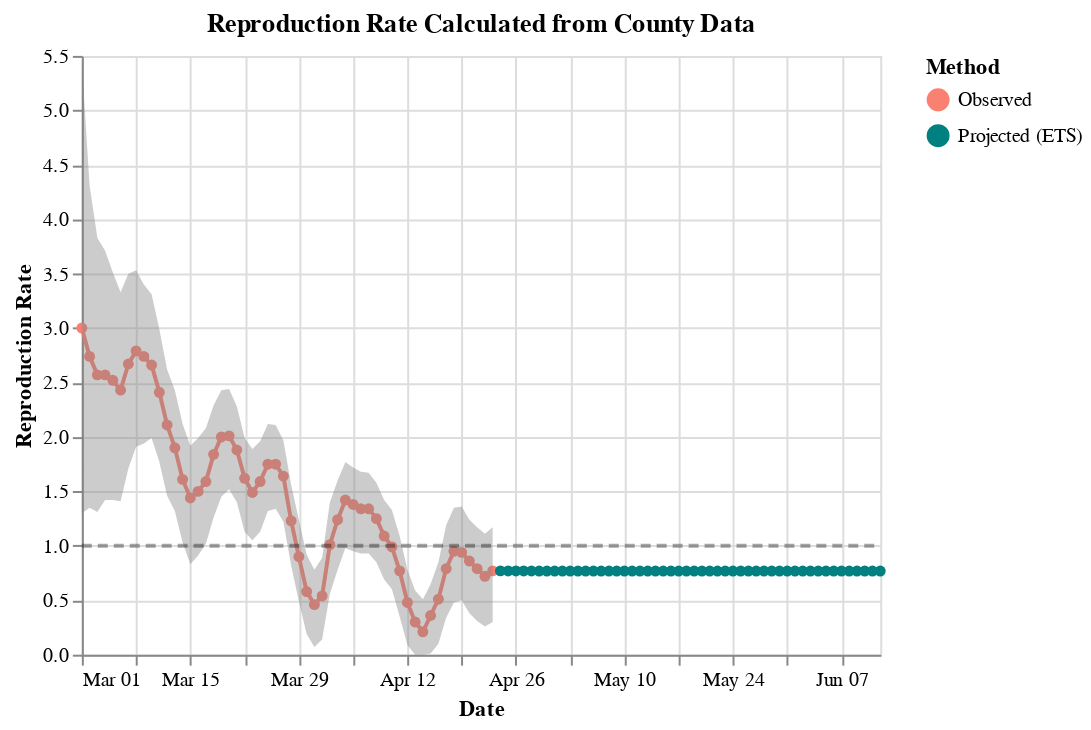

Notebook source saved alongside this figure:
### Code cell
DATE_FORMAT = "%b %d"
y_scale = alt.Scale(
#    domain = (0, 40),
#    clamp = True,
)

d = nyc.copy()

# Zero cases where we have forecast
d.ML.loc[d.fcst==1] = np.nan
# Zero infected where we have actuals
d.prd_ets.loc[d.fcst==0] = np.nan

# Rename columns
pcn = {
 'date':'Date',
 'ML':'Observed',
 'Low_75':'Low_75',
 'High_75':'High_75',
 'cases':'cases',
 'smoothed':'SmoothedDailyCases',
 'fcst':'fcst',
 'prd_ets':'Projected (ETS)',
 's':'Susceptible',
 'i':'Infected',
 'r':'Recovered'
}
d = d.rename(columns=pcn)
d["one"] = 1

# Lines and points
x = dict(shorthand="Date:T", title="Date", axis=alt.Axis(format=(DATE_FORMAT)))
y = dict(shorthand="Fit:Q", title="Reproduction Rate", scale=y_scale)
plot_columns = ["Observed", "Projected (ETS)"]
color = alt.Color("Method:N", 
                  scale=alt.Scale(domain=plot_columns,
                                  range=["salmon", "teal"]))

p2a = (
    alt.Chart(data = d, title = "Reproduction Rate Calculated from County Data")
    .transform_fold(fold=plot_columns, as_=["Method", "Fit"])
    .encode(x=alt.X(**x), y=alt.Y(**y), color=color)
    .mark_line(point=True)
)


# Confidence bands
x = dict(shorthand="Date:T")
y = dict(shorthand="Low_75:Q")
y2 = dict(shorthand="High_75:Q")
color = alt.Color("Method:N",
                  scale=alt.Scale(range=["gray"]))
p2b = (
    alt.Chart(data = d)
    .mark_area(opacity=0.4, color='gray')
    .encode(x="Date:T", y="Low_75:Q", y2="High_75:Q") 
)

# Dashed Line
p2_dash = (
        alt.Chart(data = d)
        .encode(x=alt.X(**x), y=alt.Y("one:Q"))
        .mark_line(color="black", opacity=0.35, size=2, strokeDash=[5,3])
)

p2 = (
    alt.layer(p2a, p2b, p2_dash)
)

alt.vconcat(p2)

### Figure 1 — Vega-Lite specification as saved in the notebook (floating-point values rounded to 4 significant figures)
{"config": {"view": {"continuousWidth": 400, "continuousHeight": 300}}, "vconcat": [{"layer": [{"mark": {"type": "line", "point": true}, "encoding": {"color": {"type": "nominal", "field": "Method", "scale": {"domain": ["Observed", "Projected (ETS)"], "range": ["salmon", "teal"]}}, "x": {"type": "temporal", "axis": {"format": "%b %d"}, "field": "Date", "title": "Date"}, "y": {"type": "quantitative", "field": "Fit", "scale": {}, "title": "Reproduction Rate"}}, "title": "Reproduction Rate Calculated from County Data", "transform": [{"fold": ["Observed", "Projected (ETS)"], "as": ["Method", "Fit"]}]}, {"mark": {"type": "area", "color": "gray", "opacity": 0.4}, "encoding": {"x": {"type": "temporal", "field": "Date"}, "y": {"type": "quantitative", "field": "Low_75"}, "y2": {"field": "High_75"}}}, {"mark": {"type": "line", "color": "black", "opacity": 0.35, "size": 2, "strokeDash": [5, 3]}, "encoding": {"x": {"type": "temporal", "field": "Date"}, "y": {"type": "quantitative", "field": "one"}}}]}], "data": {"name": "data-e214477e1e3e35f19243e97f12341f03"}, "$schema": "https://vega.github.io/schema/vega-lite/v4.8.1.json", "datasets": {"data-e214477e1e3e35f19243e97f12341f03": [{"Date": "2020-03-01T00:00:00", "Observed": 3.0, "Low_75": 1.3, "High_75": 5.44, "cases": 7.0, "SmoothedDailyCases": 6.0, "fcst": 0.0, "Projected (ETS)": null, "Susceptible": null, "Infected": null, "Recovered": null, "one": 1}, {"Date": "2020-03-02T00:00:00", "Observed": 2.74, "Low_75": 1.35, "High_75": 4.31, "cases": 4.0, "SmoothedDailyCases": 7.0, "fcst": 0.0, "Projected (ETS)": null, "Susceptible": null, "Infected": null, "Recovered": null, "one": 1}, {"Date": "2020-03-03T00:00:00", "Observed": 2.57, "Low_75": 1.31, "High_75": 3.83, "cases": 7.0, "SmoothedDailyCases": 8.0, "fcst": 0.0, "Projected (ETS)": null, "Susceptible": null, "Infected": null, "Recovered": null, "one": 1}, {"Date": "2020-03-04T00:00:00", "Observed": 2.57, "Low_75": 1.42, "High_75": 3.71, "cases": 11.0, "SmoothedDailyCases": 10.0, "fcst": 0.0, "Projected (ETS)": null, "Susceptible": 2253000.0, "Infected": 27.5, "Recovered": 0.0, "one": 1}, {"Date": "2020-03-05T00:00:00", "Observed": 2.52, "Low_75": 1.42, "High_75": 3.51, "cases": 19.0, "SmoothedDailyCases": 12.0, "fcst": 0.0, "Projected (ETS)": null, "Susceptible": 2253000.0, "Infected": 30.58, "Recovered": 1.964, "one": 1}, {"Date": "2020-03-06T00:00:00", "Observed": 2.43, "Low_75": 1.41, "High_75": 3.33, "cases": 7.0, "SmoothedDailyCases": 14.0, "fcst": 0.0, "Projected (ETS)": null, "Susceptible": 2253000.0, "Infected": 34.01, "Recovered": 4.149, "one": 1}, {"Date": "2020-03-07T00:00:00", "Observed": 2.67, "Low_75": 1.71, "High_75": 3.5, "cases": 13.0, "SmoothedDailyCases": 20.0, "fcst": 0.0, "Projected (ETS)": null, "Susceptible": 2253000.0, "Infected": 37.71, "Recovered": 6.578, "one": 1}, {"Date": "2020-03-08T00:00:00", "Observed": 2.79, "Low_75": 1.91, "High_75": 3.53, "cases": 19.0, "SmoothedDailyCases": 27.0, "fcst": 0.0, "Projected (ETS)": null, "Susceptible": 2253000.0, "Infected": 41.56, "Recovered": 9.272, "one": 1}, {"Date": "2020-03-09T00:00:00", "Observed": 2.74, "Low_75": 1.94, "High_75": 3.4, "cases": 26.0, "SmoothedDailyCases": 34.0, "fcst": 0.0, "Projected (ETS)": null, "Susceptible": 2253000.0, "Infected": 46.52, "Recovered": 12.24, "one": 1}, {"Date": "2020-03-10T00:00:00", "Observed": 2.66, "Low_75": 1.99, "High_75": 3.31, "cases": 74.0, "SmoothedDailyCases": 42.0, "fcst": 0.0, "Projected (ETS)": null, "Susceptible": 2253000.0, "Infected": 52.46, "Recovered": 15.56, "one": 1}, {"Date": "2020-03-11T00:00:00", "Observed": 2.41, "Low_75": 1.77, "High_75": 2.99, "cases": 44.0, "SmoothedDailyCases": 47.0, "fcst": 0.0, "Projected (ETS)": null, "Susceptible": 2253000.0, "Infected": 58.98, "Recovered": 19.31, "one": 1}, {"Date": "2020-03-12T00:00:00", "Observed": 2.11, "Low_75": 1.46, "High_75": 2.62, "cases": 36.0, "SmoothedDailyCases": 49.0, "fcst": 0.0, "Projected (ETS)": null, "Susceptible": 2253000.0, "Infected": 65.98, "Recovered": 23.52, "one": 1}, {"Date": "2020-03-13T00:00:00", "Observed": 1.9, "Low_75": 1.32, "High_75": 2.43, "cases": 58.0, "SmoothedDailyCases": 51.0, "fcst": 0.0, "Projected (ETS)": null, "Susceptible": 2253000.0, "Infected": 72.62, "Recovered": 28.24, "one": 1}, {"Date": "2020-03-14T00:00:00", "Observed": 1.61, "Low_75": 1.03, "High_75": 2.12, "cases": 60.0, "SmoothedDailyCases": 49.0, "fcst": 0.0, "Projected (ETS)": null, "Susceptible": 2253000.0, "Infected": 78.38, "Recovered": 33.42, "one": 1}, {"Date": "2020-03-15T00:00:00", "Observed": 1.44, "Low_75": 0.83, "High_75": 1.92, "cases": 32.0, "SmoothedDailyCases": 48.0, "fcst": 0.0, "Projected (ETS)": null, "Susceptible": 2253000.0, "Infected": 83.42, "Recovered": 39.02, "one": 1}, {"Date": "2020-03-16T00:00:00", "Observed": 1.5, "Low_75": 0.91, "High_75": 1.99, "cases": 68.0, "SmoothedDailyCases": 53.0, "fcst": 0.0, "Projected (ETS)": null, "Susceptible": 2253000.0, "Infected": 87.05, "Recovered": 44.98, "one": 1}, {"Date": "2020-03-17T00:00:00", "Observed": 1.59, "Low_75": 1.02, "High_75": 2.08, "cases": 29.0, "SmoothedDailyCases": 60.0, "fcst": 0.0, "Projected (ETS)": null, "Susceptible": 2253000.0, "Infected": 89.79, "Recovered": 51.2, "one": 1}, {"Date": "2020-03-18T00:00:00", "Observed": 1.84, "Low_75": 1.26, "High_75": 2.29, "cases": 45.0, "SmoothedDailyCases": 74.0, "fcst": 0.0, "Projected (ETS)": null, "Susceptible": 2253000.0, "Infected": 92.99, "Recovered": 57.61, "one": 1}, {"Date": "2020-03-19T00:00:00", "Observed": 2.0, "Low_75": 1.45, "High_75": 2.43, "cases": 130.0, "SmoothedDailyCases": 90.0, "fcst": 0.0, "Projected (ETS)": null, "Susceptible": 2253000.0, "Infected": 96.91, "Recovered": 64.25, "one": 1}, {"Date": "2020-03-20T00:00:00", "Observed": 2.01, "Low_75": 1.52, "High_75": 2.44, "cases": 101.0, "SmoothedDailyCases": 104.0, "fcst": 0.0, "Projected (ETS)": null, "Susceptible": 2253000.0, "Infected": 102.7, "Recovered": 71.18, "one": 1}, {"Date": "2020-03-21T00:00:00", "Observed": 1.88, "Low_75": 1.4, "High_75": 2.28, "cases": 141.0, "SmoothedDailyCases": 114.0, "fcst": 0.0, "Projected (ETS)": null, "Susceptible": 2253000.0, "Infected": 110.1, "Recovered": 78.51, "one": 1}, {"Date": "2020-03-22T00:00:00", "Observed": 1.62, "Low_75": 1.13, "High_75": 1.99, "cases": 101.0, "SmoothedDailyCases": 116.0, "fcst": 0.0, "Projected (ETS)": null, "Susceptible": 2253000.0, "Infected": 118.0, "Recovered": 86.38, "one": 1}, {"Date": "2020-03-23T00:00:00", "Observed": 1.49, "Low_75": 1.05, "High_75": 1.89, "cases": 130.0, "SmoothedDailyCases": 120.0, "fcst": 0.0, "Projected (ETS)": null, "Susceptible": 2253000.0, "Infected": 125.4, "Recovered": 94.8, "one": 1}, {"Date": "2020-03-24T00:00:00", "Observed": 1.59, "Low_75": 1.13, "High_75": 1.96, "cases": 112.0, "SmoothedDailyCases": 134.0, "fcst": 0.0, "Projected (ETS)": null, "Susceptible": 2253000.0, "Infected": 131.0, "Recovered": 103.8, "one": 1}, {"Date": "2020-03-25T00:00:00", "Observed": 1.75, "Low_75": 1.32, "High_75": 2.12, "cases": 82.0, "SmoothedDailyCases": 155.0, "fcst": 0.0, "Projected (ETS)": null, "Susceptible": 2253000.0, "Infected": 135.6, "Recovered": 113.1, "one": 1}, {"Date": "2020-03-26T00:00:00", "Observed": 1.75, "Low_75": 1.34, "High_75": 2.11, "cases": 219.0, "SmoothedDailyCases": 173.0, "fcst": 0.0, "Projected (ETS)": null, "Susceptible": 2253000.0, "Infected": 141.3, "Recovered": 122.8, "one": 1}, {"Date": "2020-03-27T00:00:00", "Observed": 1.64, "Low_75": 1.22, "High_75": 1.97, "cases": 251.0, "SmoothedDailyCases": 185.0, "fcst": 0.0, "Projected (ETS)": null, "Susceptible": 2253000.0, "Infected": 148.8, "Recovered": 132.9, "one": 1}, {"Date": "2020-03-28T00:00:00", "Observed": 1.23, "Low_75": 0.82, "High_75": 1.56, "cases": 249.0, "SmoothedDailyCases": 174.0, "fcst": 0.0, "Projected (ETS)": null, "Susceptible": 2252000.0, "Infected": 156.8, "Recovered": 143.5, "one": 1}, {"Date": "2020-03-29T00:00:00", "Observed": 0.9, "Low_75": 0.49, "High_75": 1.24, "cases": 84.0, "SmoothedDailyCases": 158.0, "fcst": 0.0, "Projected (ETS)": null, "Susceptible": 2252000.0, "Infected": 164.0, "Recovered": 154.7, "one": 1}, {"Date": "2020-03-30T00:00:00", "Observed": 0.58, "Low_75": 0.19, "High_75": 0.92, "cases": 169.0, "SmoothedDailyCases": 136.0, "fcst": 0.0, "Projected (ETS)": null, "Susceptible": 2252000.0, "Infected": 166.7, "Recovered": 166.4, "one": 1}, {"Date": "2020-03-31T00:00:00", "Observed": 0.46, "Low_75": 0.07, "High_75": 0.78, "cases": 0.0, "SmoothedDailyCases": 123.0, "fcst": 0.0, "Projected (ETS)": null, "Susceptible": 2252000.0, "Infected": 165.5, "Recovered": 178.3, "one": 1}, {"Date": "2020-04-01T00:00:00", "Observed": 0.54, "Low_75": 0.14, "High_75": 0.89, "cases": 166.0, "SmoothedDailyCases": 119.0, "fcst": 0.0, "Projected (ETS)": null, "Susceptible": 2252000.0, "Infected": 160.5, "Recovered": 190.2, "one": 1}, {"Date": "2020-04-02T00:00:00", "Observed": 1.01, "Low_75": 0.56, "High_75": 1.4, "cases": 160.0, "SmoothedDailyCases": 136.0, "fcst": 0.0, "Projected (ETS)": null, "Susceptible": 2252000.0, "Infected": 154.3, "Recovered": 201.6, "one": 1}, {"Date": "2020-04-03T00:00:00", "Observed": 1.24, "Low_75": 0.78, "High_75": 1.6, "cases": 131.0, "SmoothedDailyCases": 149.0, "fcst": 0.0, "Projected (ETS)": null, "Susceptible": 2252000.0, "Infected": 149.3, "Recovered": 212.7, "one": 1}, {"Date": "2020-04-04T00:00:00", "Observed": 1.42, "Low_75": 0.98, "High_75": 1.77, "cases": 111.0, "SmoothedDailyCases": 165.0, "fcst": 0.0, "Projected (ETS)": null, "Susceptible": 2252000.0, "Infected": 149.4, "Recovered": 223.3, "one": 1}, {"Date": "2020-04-05T00:00:00", "Observed": 1.38, "Low_75": 0.95, "High_75": 1.72, "cases": 269.0, "SmoothedDailyCases": 173.0, "fcst": 0.0, "Projected (ETS)": null, "Susceptible": 2252000.0, "Infected": 151.9, "Recovered": 234.0, "one": 1}, {"Date": "2020-04-06T00:00:00", "Observed": 1.34, "Low_75": 0.93, "High_75": 1.68, "cases": 164.0, "SmoothedDailyCases": 180.0, "fcst": 0.0, "Projected (ETS)": null, "Susceptible": 2252000.0, "Infected": 156.5, "Recovered": 244.8, "one": 1}, {"Date": "2020-04-07T00:00:00", "Observed": 1.34, "Low_75": 0.93, "High_75": 1.67, "cases": 155.0, "SmoothedDailyCases": 189.0, "fcst": 0.0, "Projected (ETS)": null, "Susceptible": 2252000.0, "Infected": 160.7, "Recovered": 256.0, "one": 1}, {"Date": "2020-04-08T00:00:00", "Observed": 1.25, "Low_75": 0.85, "High_75": 1.58, "cases": 202.0, "SmoothedDailyCases": 192.0, "fcst": 0.0, "Projected (ETS)": null, "Susceptible": 2252000.0, "Infected": 164.6, "Recovered": 267.5, "one": 1}, {"Date": "2020-04-09T00:00:00", "Observed": 1.09, "Low_75": 0.69, "High_75": 1.42, "cases": 198.0, "SmoothedDailyCases": 188.0, "fcst": 0.0, "Projected (ETS)": null, "Susceptible": 2252000.0, "Infected": 168.6, "Recovered": 279.3, "one": 1}, {"Date": "2020-04-10T00:00:00", "Observed": 0.99, "Low_75": 0.6, "High_75": 1.33, "cases": 231.0, "SmoothedDailyCases": 183.0, "fcst": 0.0, "Projected (ETS)": null, "Susceptible": 2252000.0, "Infected": 171.6, "Recovered": 291.3, "one": 1}, {"Date": "2020-04-11T00:00:00", "Observed": 0.77, "Low_75": 0.35, "High_75": 1.09, "cases": 145.0, "SmoothedDailyCases": 168.0, "fcst": 0.0, "Projected (ETS)": null, "Susceptible": 2252000.0, "Infected": 172.8, "Recovered": 303.6, "one": 1}, {"Date": "2020-04-12T00:00:00", "Observed": 0.48, "Low_75": 0.09, "High_75": 0.78, "cases": 164.0, "SmoothedDailyCases": 145.0, "fcst": 0.0, "Projected (ETS)": null, "Susceptible": 2252000.0, "Infected": 172.6, "Recovered": 315.9, "one": 1}, {"Date": "2020-04-13T00:00:00", "Observed": 0.3, "Low_75": 0.0, "High_75": 0.59, "cases": 123.0, "SmoothedDailyCases": 125.0, "fcst": 0.0, "Projected (ETS)": null, "Susceptible": 2252000.0, "Infected": 169.8, "Recovered": 328.2, "one": 1}, {"Date": "2020-04-14T00:00:00", "Observed": 0.21, "Low_75": 0.0, "High_75": 0.51, "cases": 71.0, "SmoothedDailyCases": 106.0, "fcst": 0.0, "Projected (ETS)": null, "Susceptible": 2252000.0, "Infected": 163.5, "Recovered": 340.4, "one": 1}, {"Date": "2020-04-15T00:00:00", "Observed": 0.36, "Low_75": 0.01, "High_75": 0.65, "cases": 77.0, "SmoothedDailyCases": 103.0, "fcst": 0.0, "Projected (ETS)": null, "Susceptible": 2252000.0, "Infected": 155.3, "Recovered": 352.0, "one": 1}, {"Date": "2020-04-16T00:00:00", "Observed": 0.51, "Low_75": 0.1, "High_75": 0.85, "cases": 112.0, "SmoothedDailyCases": 103.0, "fcst": 0.0, "Projected (ETS)": null, "Susceptible": 2252000.0, "Infected": 146.5, "Recovered": 363.1, "one": 1}, {"Date": "2020-04-17T00:00:00", "Observed": 0.79, "Low_75": 0.34, "High_75": 1.19, "cases": 93.0, "SmoothedDailyCases": 110.0, "fcst": 0.0, "Projected (ETS)": null, "Susceptible": 2252000.0, "Infected": 139.8, "Recovered": 373.6, "one": 1}, {"Date": "2020-04-18T00:00:00", "Observed": 0.95, "Low_75": 0.48, "High_75": 1.35, "cases": 161.0, "SmoothedDailyCases": 115.0, "fcst": 0.0, "Projected (ETS)": null, "Susceptible": 2252000.0, "Infected": 135.0, "Recovered": 383.6, "one": 1}, {"Date": "2020-04-19T00:00:00", "Observed": 0.94, "Low_75": 0.5, "High_75": 1.36, "cases": 109.0, "SmoothedDailyCases": 114.0, "fcst": 0.0, "Projected (ETS)": null, "Susceptible": 2252000.0, "Infected": 132.9, "Recovered": 393.2, "one": 1}, {"Date": "2020-04-20T00:00:00", "Observed": 0.86, "Low_75": 0.38, "High_75": 1.24, "cases": 121.0, "SmoothedDailyCases": 109.0, "fcst": 0.0, "Projected (ETS)": null, "Susceptible": 2252000.0, "Infected": 132.5, "Recovered": 402.7, "one": 1}, {"Date": "2020-04-21T00:00:00", "Observed": 0.79, "Low_75": 0.31, "High_75": 1.17, "cases": 86.0, "SmoothedDailyCases": 104.0, "fcst": 0.0, "Projected (ETS)": null, "Susceptible": 2252000.0, "Infected": 131.9, "Recovered": 412.2, "one": 1}, {"Date": "2020-04-22T00:00:00", "Observed": 0.72, "Low_75": 0.26, "High_75": 1.11, "cases": 70.0, "SmoothedDailyCases": 98.0, "fcst": 0.0, "Projected (ETS)": null, "Susceptible": 2252000.0, "Infected": 130.6, "Recovered": 421.6, "one": 1}, {"Date": "2020-04-23T00:00:00", "Observed": 0.77, "Low_75": 0.3, "High_75": 1.17, "cases": 120.0, "SmoothedDailyCases": 97.0, "fcst": 0.0, "Projected (ETS)": null, "Susceptible": 2252000.0, "Infected": 128.6, "Recovered": 430.9, "one": 1}, {"Date": "2020-04-24T00:00:00", "Observed": null, "Low_75": null, "High_75": null, "cases": null, "SmoothedDailyCases": null, "fcst": 1.0, "Projected (ETS)": 0.7696, "Susceptible": 2252000.0, "Infected": 126.0, "Recovered": 440.1, "one": 1}, {"Date": "2020-04-25T00:00:00", "Observed": null, "Low_75": null, "High_75": null, "cases": null, "SmoothedDailyCases": null, "fcst": 1.0, "Projected (ETS)": 0.7693, "Susceptible": 2252000.0, "Infected": 124.0, "Recovered": 449.1, "one": 1}, {"Date": "2020-04-26T00:00:00", "Observed": null, "Low_75": null, "High_75": null, "cases": null, "SmoothedDailyCases": null, "fcst": 1.0, "Projected (ETS)": 0.769, "Susceptible": 2252000.0, "Infected": 120.4, "Recovered": 458.0, "one": 1}, {"Date": "2020-04-27T00:00:00", "Observed": null, "Low_75": null, "High_75": null, "cases": null, "SmoothedDailyCases": null, "fcst": 1.0, "Projected (ETS)": 0.7688, "Susceptible": 2252000.0, "Infected": 116.8, "Recovered": 466.6, "one": 1}, {"Date": "2020-04-28T00:00:00", "Observed": null, "Low_75": null, "High_75": null, "cases": null, "SmoothedDailyCases": null, "fcst": 1.0, "Projected (ETS)": 0.7687, "Susceptible": 2252000.0, "Infected": 113.1, "Recovered": 474.9, "one": 1}, {"Date": "2020-04-29T00:00:00", "Observed": null, "Low_75": null, "High_75": null, "cases": null, "SmoothedDailyCases": null, "fcst": 1.0, "Projected (ETS)": 0.7685, "Susceptible": 2252000.0, "Infected": 109.5, "Recovered": 483.0, "one": 1}, {"Date": "2020-04-30T00:00:00", "Observed": null, "Low_75": null, "High_75": null, "cases": null, "SmoothedDailyCases": null, "fcst": 1.0, "Projected (ETS)": 0.7684, "Susceptible": 2252000.0, "Infected": 105.9, "Recovered": 490.8, "one": 1}, {"Date": "2020-05-01T00:00:00", "Observed": null, "Low_75": null, "High_75": null, "cases": null, "SmoothedDailyCases": null, "fcst": 1.0, "Projected (ETS)": 0.7683, "Susceptible": 2252000.0, "Infected": 102.3, "Recovered": 498.4, "one": 1}, {"Date": "2020-05-02T00:00:00", "Observed": null, "Low_75": null, "High_75": null, "cases": null, "SmoothedDailyCases": null, "fcst": 1.0, "Projected (ETS)": 0.7683, "Susceptible": 2252000.0, "Infected": 98.71, "Recovered": 505.7, "one": 1}, {"Date": "2020-05-03T00:00:00", "Observed": null, "Low_75": null, "High_75": null, "cases": null, "SmoothedDailyCases": null, "fcst": 1.0, "Projected (ETS)": 0.7682, "Susceptible": 2252000.0, "Infected": 95.17, "Recovered": 512.7, "one": 1}, {"Date": "2020-05-04T00:00:00", "Observed": null, "Low_75": null, "High_75": null, "cases": null, "SmoothedDailyCases": null, "fcst": 1.0, "Projected (ETS)": 0.7682, "Susceptible": 2252000.0, "Infected": 91.67, "Recovered": 519.5, "one": 1}, {"Date": "2020-05-05T00:00:00", "Observed": null, "Low_75": null, "High_75": null, "cases": null, "SmoothedDailyCases": null, "fcst": 1.0, "Projected (ETS)": 0.7681, "Susceptible": 2252000.0, "Infected": 88.23, "Recovered": 526.1, "one": 1}, {"Date": "2020-05-06T00:00:00", "Observed": null, "Low_75": null, "High_75": null, "cases": null, "SmoothedDailyCases": null, "fcst": 1.0, "Projected (ETS)": 0.7681, "Susceptible": 2252000.0, "Infected": 84.83, "Recovered": 532.4, "one": 1}, {"Date": "2020-05-07T00:00:00", "Observed": null, "Low_75": null, "High_75": null, "cases": null, "SmoothedDailyCases": null, "fcst": 1.0, "Projected (ETS)": 0.7681, "Susceptible": 2252000.0, "Infected": 81.5, "Recovered": 538.4, "one": 1}, {"Date": "2020-05-08T00:00:00", "Observed": null, "Low_75": null, "High_75": null, "cases": null, "SmoothedDailyCases": null, "fcst": 1.0, "Projected (ETS)": 0.7681, "Susceptible": 2252000.0, "Infected": 78.23, "Recovered": 544.3, "one": 1}, {"Date": "2020-05-09T00:00:00", "Observed": null, "Low_75": null, "High_75": null, "cases": null, "SmoothedDailyCases": null, "fcst": 1.0, "Projected (ETS)": 0.7681, "Susceptible": 2252000.0, "Infected": 75.03, "Recovered": 549.9, "one": 1}, {"Date": "2020-05-10T00:00:00", "Observed": null, "Low_75": null, "High_75": null, "cases": null, "SmoothedDailyCases": null, "fcst": 1.0, "Projected (ETS)": 0.768, "Susceptible": 2252000.0, "Infected": 71.91, "Recovered": 555.2, "one": 1}, {"Date": "2020-05-11T00:00:00", "Observed": null, "Low_75": null, "High_75": null, "cases": null, "SmoothedDailyCases": null, "fcst": 1.0, "Projected (ETS)": 0.768, "Susceptible": 2252000.0, "Infected": 68.86, "Recovered": 560.3, "one": 1}, {"Date": "2020-05-12T00:00:00", "Observed": null, "Low_75": null, "High_75": null, "cases": null, "SmoothedDailyCases": null, "fcst": 1.0, "Projected (ETS)": 0.768, "Susceptible": 2252000.0, "Infected": 65.89, "Recovered": 565.3, "one": 1}, {"Date": "2020-05-13T00:00:00", "Observed": null, "Low_75": null, "High_75": null, "cases": null, "SmoothedDailyCases": null, "fcst": 1.0, "Projected (ETS)": 0.768, "Susceptible": 2252000.0, "Infected": 63.0, "Recovered": 570.0, "one": 1}, {"Date": "2020-05-14T00:00:00", "Observed": null, "Low_75": null, "High_75": null, "cases": null, "SmoothedDailyCases": null, "fcst": 1.0, "Projected (ETS)": 0.768, "Susceptible": 2252000.0, "Infected": 60.19, "Recovered": 574.5, "one": 1}, {"Date": "2020-05-15T00:00:00", "Observed": null, "Low_75": null, "High_75": null, "cases": null, "SmoothedDailyCases": null, "fcst": 1.0, "Projected (ETS)": 0.768, "Susceptible": 2252000.0, "Infected": 57.46, "Recovered": 578.8, "one": 1}, {"Date": "2020-05-16T00:00:00", "Observed": null, "Low_75": null, "High_75": null, "cases": null, "SmoothedDailyCases": null, "fcst": 1.0, "Projected (ETS)": 0.768, "Susceptible": 2252000.0, "Infected": 54.82, "Recovered": 582.9, "one": 1}, {"Date": "2020-05-17T00:00:00", "Observed": null, "Low_75": null, "High_75": null, "cases": null, "SmoothedDailyCases": null, "fcst": 1.0, "Projected (ETS)": 0.768, "Susceptible": 2252000.0, "Infected": 52.26, "Recovered": 586.8, "one": 1}, {"Date": "2020-05-18T00:00:00", "Observed": null, "Low_75": null, "High_75": null, "cases": null, "SmoothedDailyCases": null, "fcst": 1.0, "Projected (ETS)": 0.768, "Susceptible": 2252000.0, "Infected": 49.79, "Recovered": 590.5, "one": 1}, {"Date": "2020-05-19T00:00:00", "Observed": null, "Low_75": null, "High_75": null, "cases": null, "SmoothedDailyCases": null, "fcst": 1.0, "Projected (ETS)": 0.768, "Susceptible": 2252000.0, "Infected": 47.41, "Recovered": 594.1, "one": 1}, {"Date": "2020-05-20T00:00:00", "Observed": null, "Low_75": null, "High_75": null, "cases": null, "SmoothedDailyCases": null, "fcst": 1.0, "Projected (ETS)": 0.768, "Susceptible": 2252000.0, "Infected": 45.11, "Recovered": 597.5, "one": 1}, {"Date": "2020-05-21T00:00:00", "Observed": null, "Low_75": null, "High_75": null, "cases": null, "SmoothedDailyCases": null, "fcst": 1.0, "Projected (ETS)": 0.768, "Susceptible": 2252000.0, "Infected": 42.89, "Recovered": 600.7, "one": 1}, {"Date": "2020-05-22T00:00:00", "Observed": null, "Low_75": null, "High_75": null, "cases": null, "SmoothedDailyCases": null, "fcst": 1.0, "Projected (ETS)": 0.768, "Susceptible": 2252000.0, "Infected": 40.75, "Recovered": 603.8, "one": 1}, {"Date": "2020-05-23T00:00:00", "Observed": null, "Low_75": null, "High_75": null, "cases": null, "SmoothedDailyCases": null, "fcst": 1.0, "Projected (ETS)": 0.768, "Susceptible": 2252000.0, "Infected": 38.7, "Recovered": 606.7, "one": 1}, {"Date": "2020-05-24T00:00:00", "Observed": null, "Low_75": null, "High_75": null, "cases": null, "SmoothedDailyCases": null, "fcst": 1.0, "Projected (ETS)": 0.768, "Susceptible": 2252000.0, "Infected": 36.73, "Recovered": 609.4, "one": 1}, {"Date": "2020-05-25T00:00:00", "Observed": null, "Low_75": null, "High_75": null, "cases": null, "SmoothedDailyCases": null, "fcst": 1.0, "Projected (ETS)": 0.768, "Susceptible": 2252000.0, "Infected": 34.84, "Recovered": 612.1, "one": 1}, {"Date": "2020-05-26T00:00:00", "Observed": null, "Low_75": null, "High_75": null, "cases": null, "SmoothedDailyCases": null, "fcst": 1.0, "Projected (ETS)": 0.768, "Susceptible": 2252000.0, "Infected": 33.02, "Recovered": 614.5, "one": 1}, {"Date": "2020-05-27T00:00:00", "Observed": null, "Low_75": null, "High_75": null, "cases": null, "SmoothedDailyCases": null, "fcst": 1.0, "Projected (ETS)": 0.768, "Susceptible": 2252000.0, "Infected": 31.28, "Recovered": 616.9, "one": 1}, {"Date": "2020-05-28T00:00:00", "Observed": null, "Low_75": null, "High_75": null, "cases": null, "SmoothedDailyCases": null, "fcst": 1.0, "Projected (ETS)": 0.768, "Susceptible": 2252000.0, "Infected": 29.62, "Recovered": 619.1, "one": 1}, {"Date": "2020-05-29T00:00:00", "Observed": null, "Low_75": null, "High_75": null, "cases": null, "SmoothedDailyCases": null, "fcst": 1.0, "Projected (ETS)": 0.768, "Susceptible": 2252000.0, "Infected": 28.03, "Recovered": 621.2, "one": 1}, {"Date": "2020-05-30T00:00:00", "Observed": null, "Low_75": null, "High_75": null, "cases": null, "SmoothedDailyCases": null, "fcst": 1.0, "Projected (ETS)": 0.768, "Susceptible": 2252000.0, "Infected": 26.51, "Recovered": 623.3, "one": 1}, {"Date": "2020-05-31T00:00:00", "Observed": null, "Low_75": null, "High_75": null, "cases": null, "SmoothedDailyCases": null, "fcst": 1.0, "Projected (ETS)": 0.768, "Susceptible": 2252000.0, "Infected": 25.06, "Recovered": 625.1, "one": 1}, {"Date": "2020-06-01T00:00:00", "Observed": null, "Low_75": null, "High_75": null, "cases": null, "SmoothedDailyCases": null, "fcst": 1.0, "Projected (ETS)": 0.768, "Susceptible": 2252000.0, "Infected": 23.67, "Recovered": 626.9, "one": 1}, {"Date": "2020-06-02T00:00:00", "Observed": null, "Low_75": null, "High_75": null, "cases": null, "SmoothedDailyCases": null, "fcst": 1.0, "Projected (ETS)": 0.768, "Susceptible": 2252000.0, "Infected": 22.35, "Recovered": 628.6, "one": 1}, {"Date": "2020-06-03T00:00:00", "Observed": null, "Low_75": null, "High_75": null, "cases": null, "SmoothedDailyCases": null, "fcst": 1.0, "Projected (ETS)": 0.768, "Susceptible": 2252000.0, "Infected": 21.1, "Recovered": 630.2, "one": 1}, {"Date": "2020-06-04T00:00:00", "Observed": null, "Low_75": null, "High_75": null, "cases": null, "SmoothedDailyCases": null, "fcst": 1.0, "Projected (ETS)": 0.768, "Susceptible": 2252000.0, "Infected": 19.9, "Recovered": 631.7, "one": 1}, {"Date": "2020-06-05T00:00:00", "Observed": null, "Low_75": null, "High_75": null, "cases": null, "SmoothedDailyCases": null, "fcst": 1.0, "Projected (ETS)": 0.768, "Susceptible": 2252000.0, "Infected": 18.76, "Recovered": 633.2, "one": 1}, {"Date": "2020-06-06T00:00:00", "Observed": null, "Low_75": null, "High_75": null, "cases": null, "SmoothedDailyCases": null, "fcst": 1.0, "Projected (ETS)": 0.768, "Susceptible": 2252000.0, "Infected": 17.68, "Recovered": 634.5, "one": 1}, {"Date": "2020-06-07T00:00:00", "Observed": null, "Low_75": null, "High_75": null, "cases": null, "SmoothedDailyCases": null, "fcst": 1.0, "Projected (ETS)": 0.768, "Susceptible": 2252000.0, "Infected": 16.65, "Recovered": 635.8, "one": 1}, {"Date": "2020-06-08T00:00:00", "Observed": null, "Low_75": null, "High_75": null, "cases": null, "SmoothedDailyCases": null, "fcst": 1.0, "Projected (ETS)": 0.768, "Susceptible": 2252000.0, "Infected": 15.68, "Recovered": 636.9, "one": 1}, {"Date": "2020-06-09T00:00:00", "Observed": null, "Low_75": null, "High_75": null, "cases": null, "SmoothedDailyCases": null, "fcst": 1.0, "Projected (ETS)": 0.768, "Susceptible": 2252000.0, "Infected": 14.75, "Recovered": 638.1, "one": 1}, {"Date": "2020-06-10T00:00:00", "Observed": null, "Low_75": null, "High_75": null, "cases": null, "SmoothedDailyCases": null, "fcst": 1.0, "Projected (ETS)": 0.768, "Susceptible": 2252000.0, "Infected": 13.88, "Recovered": 639.1, "one": 1}, {"Date": "2020-06-11T00:00:00", "Observed": null, "Low_75": null, "High_75": null, "cases": null, "SmoothedDailyCases": null, "fcst": 1.0, "Projected (ETS)": 0.768, "Susceptible": 2252000.0, "Infected": 13.04, "Recovered": 640.1, "one": 1}, {"Date": "2020-06-12T00:00:00", "Observed": null, "Low_75": null, "High_75": null, "cases": null, "SmoothedDailyCases": null, "fcst": 1.0, "Projected (ETS)": 0.768, "Susceptible": 2252000.0, "Infected": 12.26, "Recovered": 641.0, "one": 1}]}}
